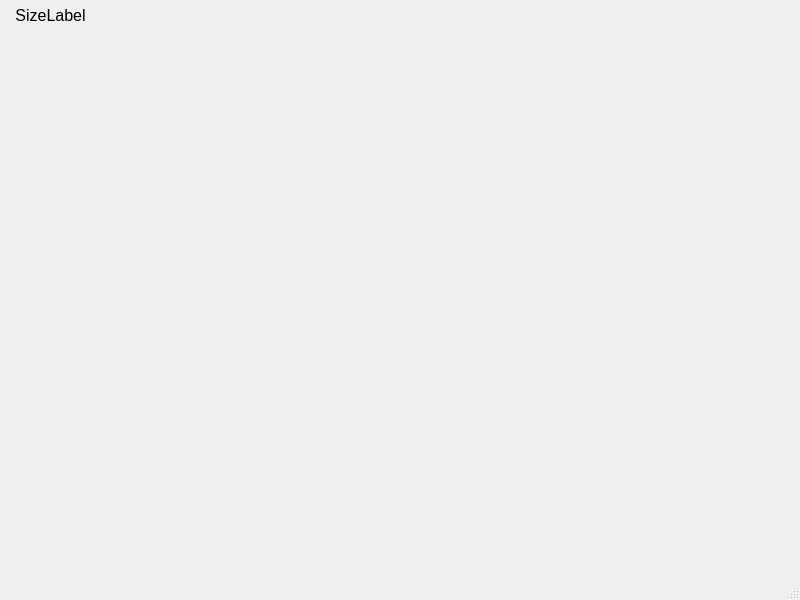
<?xml version="1.0" encoding="UTF-8"?>
<ui version="4.0">
 <class>MainWindow</class>
 <widget class="QMainWindow" name="MainWindow">
  <property name="geometry">
   <rect>
    <x>0</x>
    <y>0</y>
    <width>800</width>
    <height>600</height>
   </rect>
  </property>
  <property name="windowTitle">
   <string>MainWindow</string>
  </property>
  <widget class="QWidget" name="centralwidget">
   <widget class="QLabel" name="SizeLabel">
    <property name="geometry">
     <rect>
      <x>0</x>
      <y>0</y>
      <width>101</width>
      <height>31</height>
     </rect>
    </property>
    <property name="font">
     <font>
      <pointsize>12</pointsize>
     </font>
    </property>
    <property name="text">
     <string>SizeLabel</string>
    </property>
    <property name="alignment">
     <set>Qt::AlignCenter</set>
    </property>
    <property name="wordWrap">
     <bool>false</bool>
    </property>
   </widget>
  </widget>
  <widget class="QMenuBar" name="menubar">
   <property name="geometry">
    <rect>
     <x>0</x>
     <y>0</y>
     <width>800</width>
     <height>21</height>
    </rect>
   </property>
  </widget>
  <widget class="QStatusBar" name="statusbar"/>
 </widget>
 <resources/>
 <connections/>
</ui>
